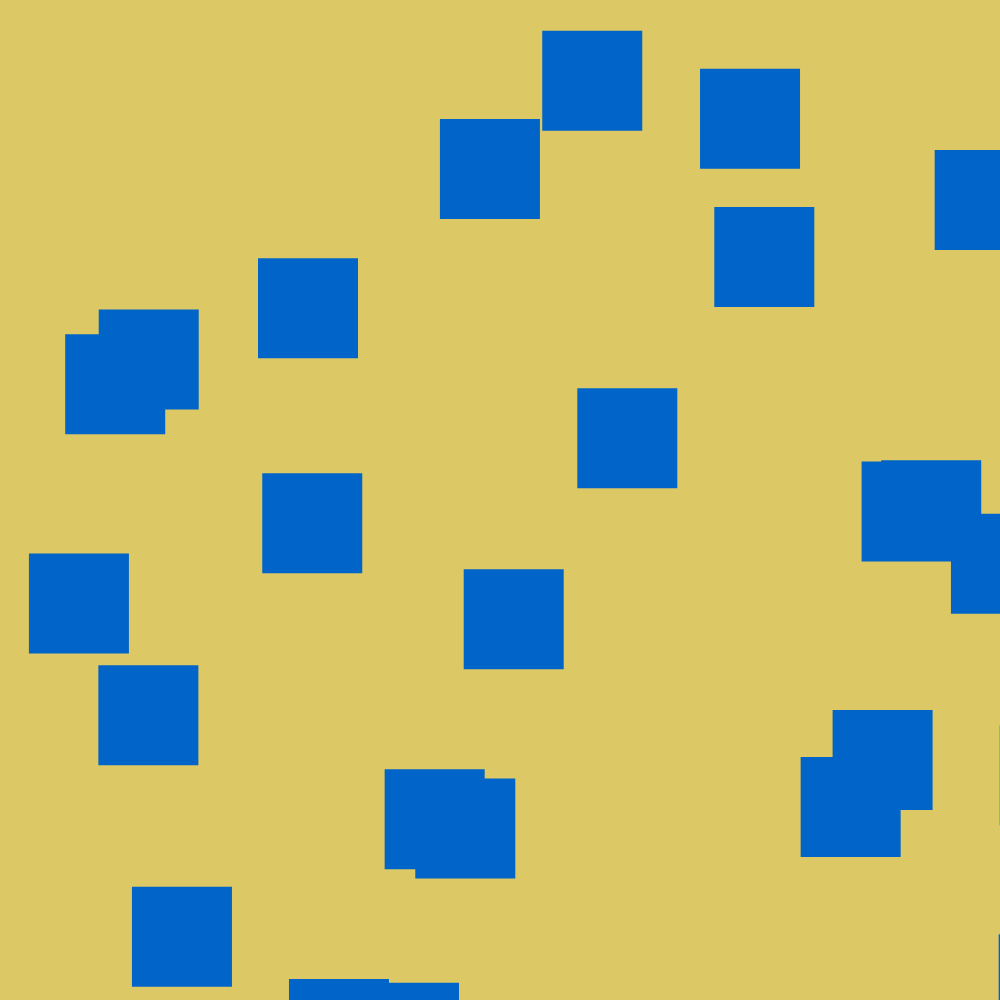
Frame 1 (no input)
Frame 60 (no input): blank canvas, image omitted
Frame 120 (the mouse pressed at the canvas centre since frame 60): blank canvas, image omitted

The p5.js sketch that drew this single still picture (run headless with seeded random() and noise() and a simulated clock; from frame 60 on, the mouse is pressed at the canvas centre):

// p5.js sketch
// ── sketch.js
let buzzezMany = 25;
let buzzez = [];


//we need a generative goal for the particles to head towards. Either one of the edges, the middle, or another square maybe?
function setup()
{
  let randX;
  let randY;
  createCanvas(1000, 1000);
  for(let i = 0; i < buzzezMany; i++)
  {
    randX = random(1000);
    randY = random(1000);
    buzzez[i] = new Buzz(randX, randY);
    buzzez[i].globalBest = createVector(buzzez[i].x, buzzez[i].y);
    //console.log('i');
  }
}

function draw() {
  let gBestX;
  let gBestY;
  background(220, 200, 100);
  for(let i = 0; i < buzzezMany; i++){
    buzzez[i].spawn();  
    gBestX = 500;
    gBestY = 500;
    if (buzzez[i].x <= 0 || buzzez[i].x >= 900)
    {
      gBestX = buzzez[i].x;
    }
    if (buzzez[i].y <= 0 || buzzez[i] >= 900)
    {
      gBestY = buzzez[i].y;
    }
    buzzez[i].update(gBestX, gBestY, 0.1, 0.2, 0.3);
  }
}

// function updateGlobalBest() {
//   this.particles.forEach(particle => {
//       const currentDistance = dist(particle.x, particle.y, particle.objectiveX, particle.objectiveY);
//       const gBestDistance = dist(this.globalBest.x, this.globalBest.y, particle.objectiveX, particle.objectiveY);
// //ln 24: use dist function
//     // if (currentDistance < gBestDistance) {
//     //     this.globalBest.x = buzzez.x;
//     //     this.globalBest.y = buzzez.y;
//     // }
//   });

  
  // function animate() {
    // const inertia = parseFloat(inertiaSlider.value);
    // const c1 = parseFloat(c1Slider.value);
    // const c2 = parseFloat(c2Slider.value);

    // context.clearRect(0, 0, canvas.width, canvas.height);

    // swarm.updateParticles(inertia, c1, c2);
    // swarm.drawParticles(context);

    // setTimeout(() => {
    //     requestAnimationFrame(animate);
    // }, 1000 / 60);s
// }

// ── psoFunk.js
class Buzz{   
    constructor(x, y) {
        // figure out empty vectors
        this.globalBest = createVector(0, 0); 
        this.pBest = createVector(x, y);
        this.x = x;
        this.y = y;
        this.personalTerm = createVector(random(this.pBest.x, this.x), random(this.pBest.y, this.y));
        this.socialTerm = createVector(random(this.globalBest.x, this.x), random(this.globalBest.y, this.y));
        this.inertiaTerm = createVector();
        this.velocity = createVector(random(0, 1), random(0, 1));
        this.maxVelocity = 1;
       // print("Personal: " + this.personalTerm + " Social: " + this.socialTerm + " Inertia: " + this.inertiaTerm);
    }
  
    update(globalBestX, globalBestY, inertia, c1, c2){  //nned to adjust the numbers squares disapear almost instantly.
        let tempVelocity = createVector(this.velocity);
        tempVelocity.mult(inertia);
        this.globalBest = createVector(globalBestX, globalBestY);
        this.inertiaTerm = tempVelocity;
        this.personalTerm = createVector(random(this.pBest.x, this.x), random(this.pBest.y, this.y));
        this.socialTerm = createVector(random(this.globalBest.x, this.x), random(this.globalBest.y, this.y));
        this.personalTerm.mult(c1); 
        this.socialTerm.mult(c2);
        this.velocity.x = min(this.maxVelocity, max(-this.maxVelocity, this.inertiaTerm.x+this.personalTerm.x+this.socialTerm.x));
        this.velocity.y = min(this.maxVelocity, max(-this.maxVelocity, this.inertiaTerm.y+this.personalTerm.y+this.socialTerm.y));
        this.x += this.velocity.x;
        this.y += this.velocity.y;
    }   

    spawn(){
        noStroke();
        fill(0, 100, 200);
        rect(this.x, this.y, 100, 100);
    }
  }
// difference between   this.globalBest = { x: this.particles[0].x, y: this.particles[0].y };
//& this.globalBest = createVector()????????
